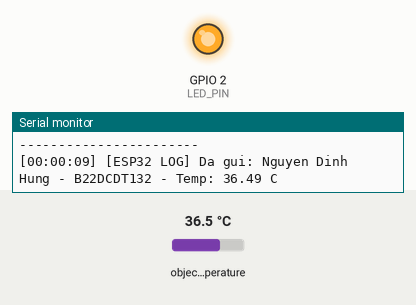
Bench run of a program on a simulated ESP32. On the bench: output pins drawn as LEDs (lit = HIGH), the last lines printed to the serial monitor. Inputs (shaded band) come from the test bench; at power-on: object temperature 36.5 °C. WiFi joins after 1.5 s; servers stay silent unless stated; no MQTT or app messages arrive unless stated.

Above: at 9.7 s.
9.8 s: object temperature set to 30.4 °C
13.3 s: object temperature set to 29.6 °C
17.4 s: object temperature set to 32 °C
At 18.4 s:
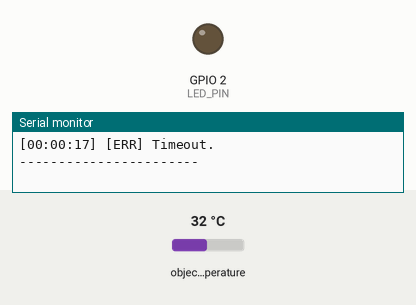
Timing chart, 0 to 22.2 s (numbered marks = the images above; inputs shaded):
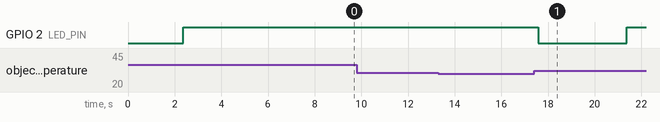

The program:

main.cpp
```cpp
#include <Arduino.h>
#include <Wire.h>
#include <Adafruit_MLX90614.h>
#include <WiFi.h>
#include <PubSubClient.h>

// --- Thêm cấu hình WiFi & MQTT ---
const char* ssid = "Đã 6 còn đi wave";
const char* password = "66774953";
const char* mqtt_server = "172.11.214.24";

WiFiClient espClient;
PubSubClient client(espClient);
Adafruit_MLX90614 mlx = Adafruit_MLX90614();
HardwareSerial SerialToSTM(2);

const int LED_PIN = 2;
uint16_t last_dist = 0; // Lưu khoảng cách từ STM32 để gửi Node-RED

String getLogTime() {
  unsigned long ms = millis();
  unsigned long sec = ms / 1000;
  unsigned long mn = sec / 60;
  unsigned long hr = mn / 60;
  sec %= 60; mn %= 60;
  char stamp[20];
  sprintf(stamp, "[%02d:%02d:%02d]", (int)hr, (int)mn, (int)sec);
  return String(stamp);
}

// Hàm kết nối WiFi & MQTT
void setup_wifi() {
  delay(10);
  Serial.print("\nConnecting to "); Serial.println(ssid);
  WiFi.begin(ssid, password);
  while (WiFi.status() != WL_CONNECTED) {
    delay(500); Serial.print(".");
  }
  Serial.println("\nWiFi connected. IP: "); Serial.println(WiFi.localIP());
}

void reconnect() {
  while (!client.connected()) {
    Serial.print("Attempting MQTT connection...");
    if (client.connect("ESP32_Node1")) {
      Serial.println("connected");
    } else {
      Serial.print("failed, rc="); Serial.print(client.state());
      delay(5000);
    }
  }
}

void setup() {
  Serial.begin(115200);
  SerialToSTM.begin(9600, SERIAL_8N1, 16, 17); // Hạ xuống 9600 để khớp STM32

  pinMode(LED_PIN, OUTPUT);
  if (!mlx.begin()) {
    Serial.println("Loi MLX90614!");
    while (1);
  }

  setup_wifi();
  client.setServer(mqtt_server, 1883);

  Serial.println(getLogTime() + " Node 1 READY...");
}

void loop() {
  if (!client.connected()) reconnect();
  client.loop();

  float temp = mlx.readObjectTempC();
  String currentTime = getLogTime();

  // 1. ESP32 gửi tin sang STM32
  String msg = "Nguyen Dinh Hung - B22DCDT132 - Temp: " + String(temp, 2) + " C\n";
  SerialToSTM.print(msg);
  Serial.print(currentTime + " [ESP32 LOG] Da gui: " + msg);

  // 2. Đợi phản hồi từ STM32
  unsigned long startWait = millis();
  bool received = false;
  while (millis() - startWait < 800) {
    if (SerialToSTM.available()) {
      String feedback = SerialToSTM.readStringUntil('\n');
      feedback.trim();
      if (feedback.length() > 0) {
        Serial.println(getLogTime() + " STM32 FB: " + feedback);
        // Tách số khoảng cách từ chuỗi (Ví dụ: "Phan hoi... 150 mm")
        // Ở đây ta giả định bạn lấy được số, nếu không thì dùng biến temp và 1 số giả định
        last_dist = feedback.toInt();
        received = true;
        break;
      }
    }
  }

  if (!received) Serial.println(getLogTime() + " [ERR] Timeout.");

  // 3. GỬI DỮ LIỆU LÊN NODE-RED (Dạng JSON)
  // Topic: sensor/data
  String payload = "{\"nhiet_do\":" + String(temp, 2) + ",\"khoang_cach\":" + String(last_dist) + "}";
  client.publish("sensor/data", payload.c_str());

  // Điều khiển LED
  if (temp > 30) digitalWrite(LED_PIN, HIGH);
  else digitalWrite(LED_PIN, LOW);

  Serial.println("-----------------------");
  delay(3000);
}
```
